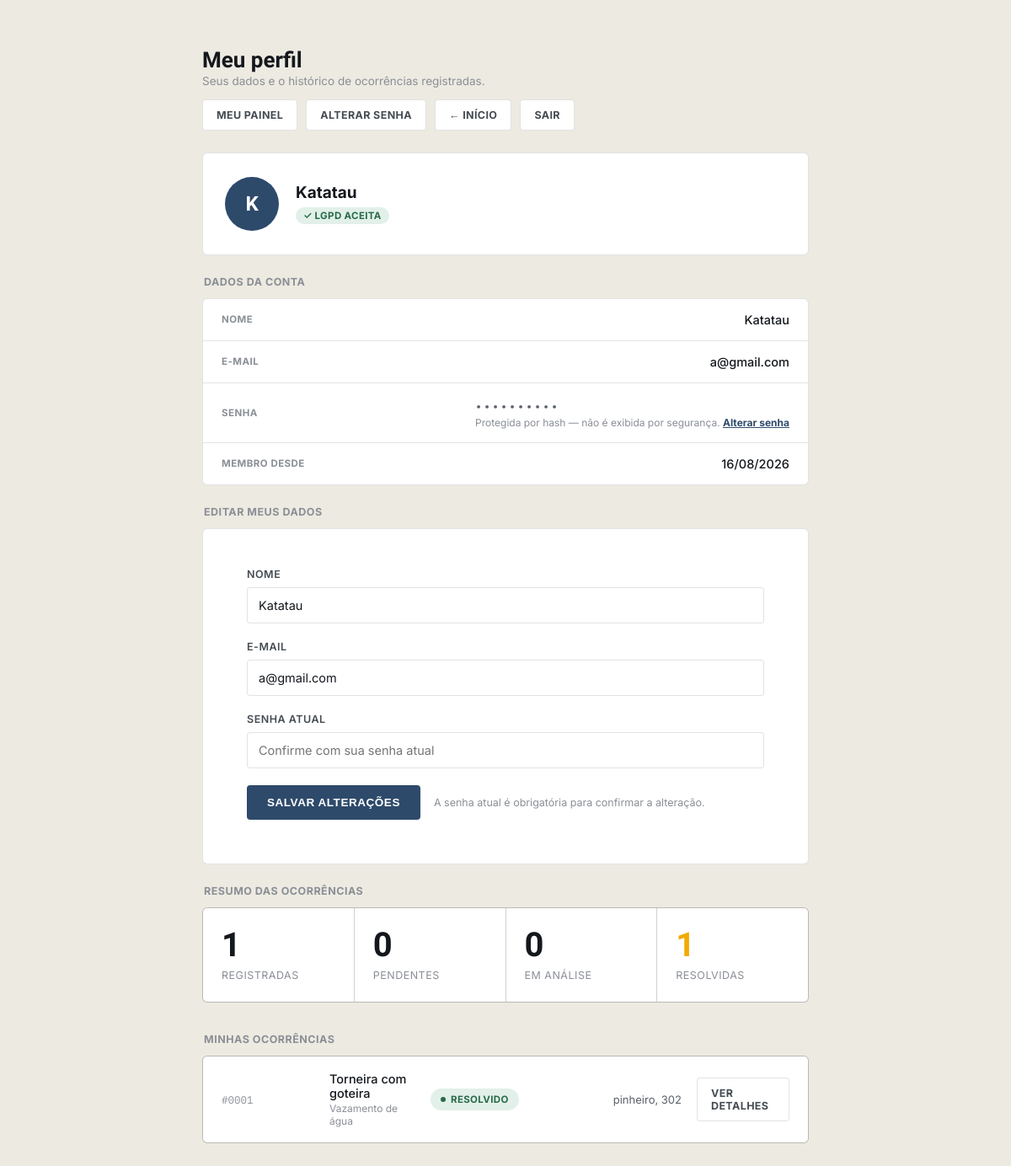
The app's page /php/perfil.php (signed in), older data.
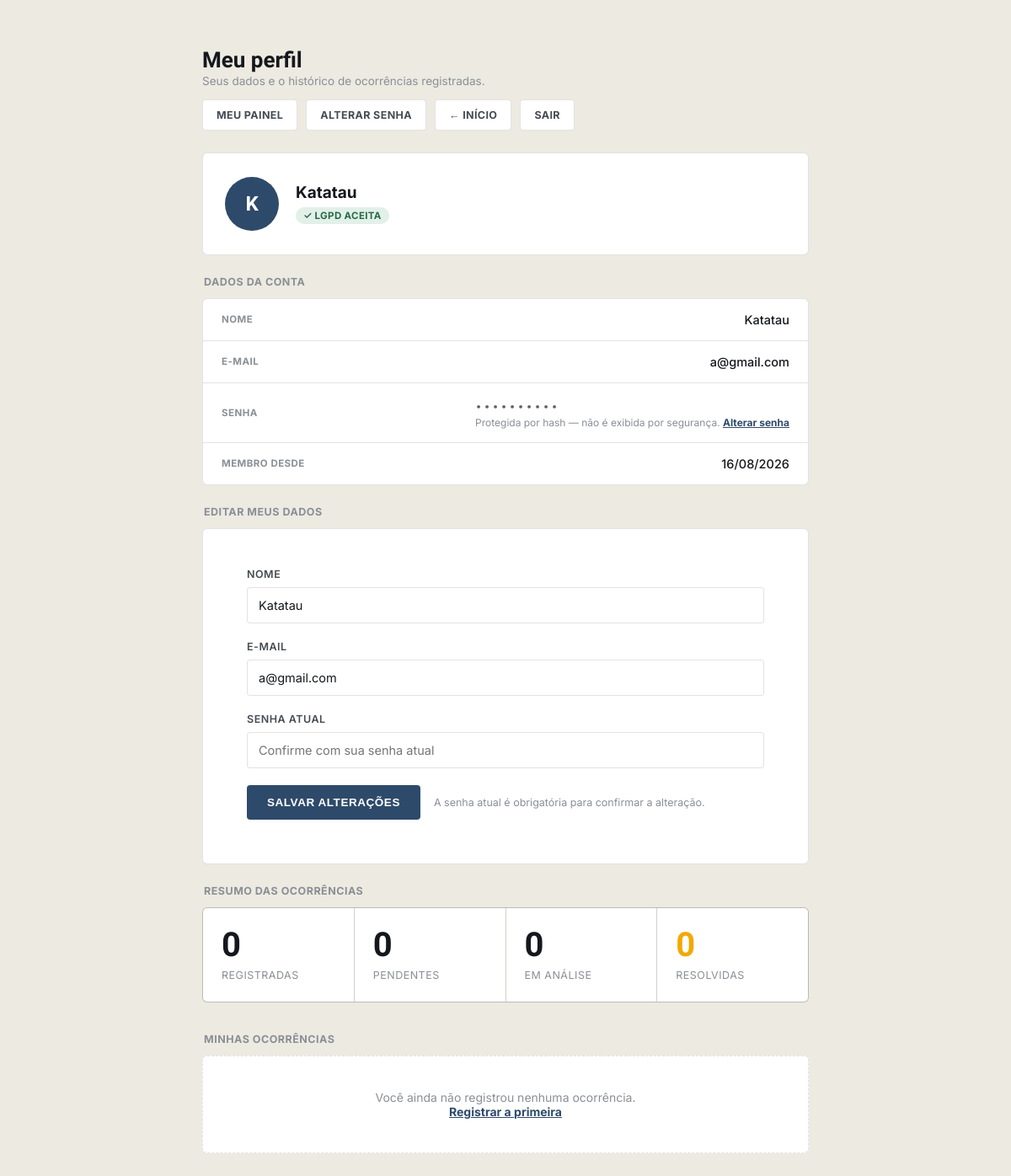
The same page, newer data.
### tables this page shows
CREATE TABLE `ocorrencias` (
  `id` int(11) NOT NULL,
  `usuario_id` int(11) NOT NULL,
  `categoria` varchar(80) NOT NULL,
  `bairro` varchar(120) NOT NULL,
  `endereco` varchar(200) NOT NULL,
  `descricao` text NOT NULL,
  `foto_path` varchar(255) DEFAULT NULL,
  `status` enum('pendente','em_analise','resolvido') NOT NULL DEFAULT 'pendente',
  `recado_adm` text DEFAULT NULL,
  `recado_atualizado_em` datetime DEFAULT NULL,
  `criado_em` datetime NOT NULL DEFAULT current_timestamp()
);

### php/perfil.php (the view, shortened to what the changed rows need)
<?php
require __DIR__ . '/config.php';
$ehAdmin = (isset($_SESSION['tipo']) ? $_SESSION['tipo'] : 'cidadao') === 'admin';
$stmtUsuario = $pdo->prepare('SELECT nome, email, senha_hash, aceite_lgpd, criado_em FROM usuarios WHERE id = ?');
$stmtUsuario->execute([$_SESSION['usuario_id']]);
$usuario = $stmtUsuario->fetch();
if ($ehAdmin) {
    $ocorrencias = [];
    $total = $pendentes = $emAnalise = $resolvidas = 0;
} else {
    $stmt = $pdo->prepare('SELECT id, categoria, bairro, endereco, descricao, status, criado_em FROM ocorrencias WHERE usuario_id = ? ORDER BY criado_em DESC');
    $stmt->execute([$_SESSION['usuario_id']]);
    $ocorrencias = $stmt->fetchAll();
    $total      = count($ocorrencias);
    $pendentes  = 0;
    $emAnalise  = 0;
    $resolvidas = 0;
    foreach ($ocorrencias as $o) {
        if ($o['status'] === 'resolvido')  $resolvidas++;
    }
}
$statusInfo = [
    'pendente'    => ['label' => 'Pendente',    'classe' => 'pendente'],
    'em_analise'  => ['label' => 'Em análise',  'classe' => 'analise'],
    'resolvido'   => ['label' => 'Resolvido',   'classe' => 'resolvido'],
];
$iniciais = '';
foreach (array_slice(explode(' ', trim($usuario['nome'])), 0, 2) as $parte) {
    $iniciais .= mb_strtoupper(mb_substr($parte, 0, 1));
}
?>
<!DOCTYPE html>
<html lang="pt-BR">
<head>
<link rel="stylesheet" href="../style.css">
</head>
<body style="background:var(--concrete);">
<div class="perfil-wrap">
  <div class="perfil-top">
    <div>
      <h1>Meu perfil</h1>
    </div>
    <div class="perfil-actions">
    </div>
  </div>
  <div class="perfil-card">
    <div class="perfil-avatar"><?= htmlspecialchars($iniciais ?: '?') ?></div>
    <div class="perfil-id">
    </div>
  </div>
  <div class="section-label">Dados da conta</div>
  <div class="info-grid">
    <div class="info-row">
    </div>
    <div class="info-row">
    </div>
    <div class="info-row">
    </div>
    <div class="info-row">
    </div>
  </div>
  <div class="section-label">Editar meus dados</div>
  <div class="edit-card">
    <form class="plain-form" method="POST" action="perfil.php" novalidate>
    </form>
  </div>
  <?php if (!$ehAdmin): ?>
  <div class="section-label">Resumo das ocorrências</div>
  <div class="stats-grid">
    <div class="stat">
      <div class="num"><?= $total ?></div>
      <div class="label">Registradas</div>
    </div>
    <div class="stat">
      <div class="num"><?= $pendentes ?></div>
      <div class="label">Pendentes</div>
    </div>
    <div class="stat">
      <div class="num"><?= $emAnalise ?></div>
      <div class="label">Em análise</div>
    </div>
    <div class="stat accent">
      <div class="num"><?= $resolvidas ?></div>
      <div class="label">Resolvidas</div>
    </div>
  </div>
  <div class="section-label">Minhas ocorrências</div>
  <?php if (empty($ocorrencias)): ?>
    <div class="empty-state">
      Você ainda não registrou nenhuma ocorrência.
      <br><a href="Registrar.php" style="color:var(--municipal); font-weight:700;">Registrar a primeira</a>
    </div>
  <?php else: ?>
    <div class="card-list">
      <?php foreach ($ocorrencias as $o): ?>
        <?php $info = $statusInfo[$o['status']]; ?>
        <div class="occ-card">
          <span class="proto-id mono">#<?= str_pad($o['id'], 4, '0', STR_PAD_LEFT) ?></span>
          <span class="desc"><?= htmlspecialchars($o['descricao']) ?><span class="cat"><?= htmlspecialchars($o['categoria']) ?></span></span>
          <span class="pill <?= $info['classe'] ?>"><?= $info['label'] ?></span>
          <span class="bairro"><?= htmlspecialchars($o['endereco']) ?></span>
          <a class="btn-line" style="justify-self:end;" href="ocorrencia.php?id=<?= $o['id'] ?>">Ver detalhes</a>
        </div>
      <?php endforeach; ?>
    </div>
  <?php endif; ?>
  <?php endif; ?>
</div>
</body>
</html>

Row changes from the older to the newer data that the page shows:
removed ocorrencias: id "0001", descricao "Torneira com goteira", categoria "Vazamento de água", status "RESOLVIDO", endereco "pinheiro, 302"
Text that changed along with them:
$total: "1" → "0"
$resolvidas: "1" → "0"
text now shown: "Você ainda não registrou nenhuma ocorrência. Registrar a primeira"
